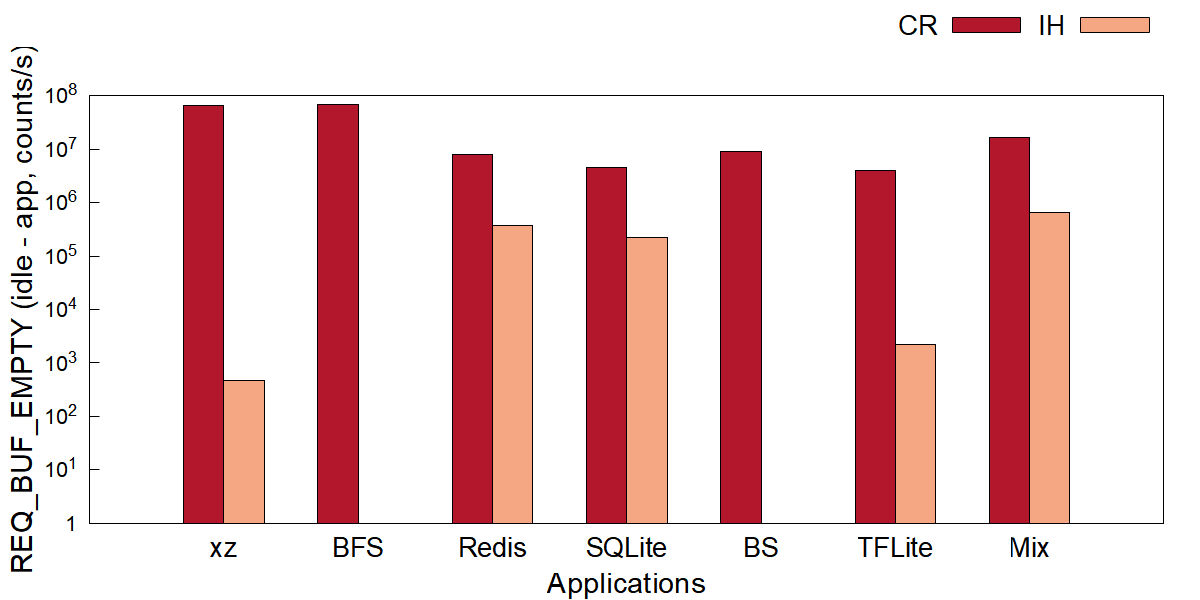

Reproduce this figure in gnuplot.
# tile_req_buf_empty.plt - one counter, one bar per application per data path.
#
# Style mirrors the paper bar charts (image/*.plt): clustered
# bars, Arial 16/22/20, opaque fill with black border, key
# outside top right.  Bars use `with boxes` with explicit
# width and offsets (see tools/gen_fig_plts.py); xrange
# [0:8] centers the 7 application groups.  Full 4-side
# frame (border 15), tics only on left y / bottom x
# (nomirror).  Colors: 2-series figures use #B2172B
# (left, dark) / #F5A682 (right, light); the 3-series
# figure keeps dark gray / light gray / red.
#
# Log y axis: raw counts/s, starts at 1, coarse decade
# tics 1, 10, 100, ... only (10^{%L}, no minor tics);
# the IH series would be invisible on a linear axis.
#
# Data: fig/tile_req_buf_empty.dat (raw differenced rates).
#
# Usage: gnuplot fig/tile_req_buf_empty.plt   (from the repo root)

set terminal pngcairo size 1200,600 enhanced font 'Arial,16'
set output 'fig/tile_req_buf_empty.png'

set ylabel 'REQ\_BUF\_EMPTY (idle - app, counts/s)' font 'Arial,22'
set xlabel 'Applications' font 'Arial,22'

set style fill solid border -1
set boxwidth 0.30

set yrange [1:1e+08]
set logscale y 10
unset mytics
set format y '10^{%L}'
set ytics add ("1" 1)

set border 15
set ytics nomirror
set xtics nomirror

# xtics anchored at the cluster centers (1..7); the app
# names come from fig/tile_req_buf_empty.dat column 1.
set xtics ('xz' 1, 'BFS' 2, 'Redis' 3, 'SQLite' 4, 'BS' 5, 'TFLite' 6, 'Mix' 7) font ',20'
set xrange [0:8]

set tmargin 4
set key outside top right horizontal font 'Arial,20'

C_CR = "#B2172B"
C_IH = "#F5A682"

plot 'fig/tile_req_buf_empty.dat' using ($0+1-0.150):2 with boxes title 'CR' lc rgb C_CR, \
     '' using ($0+1+0.150):3 with boxes title 'IH' lc rgb C_IH
